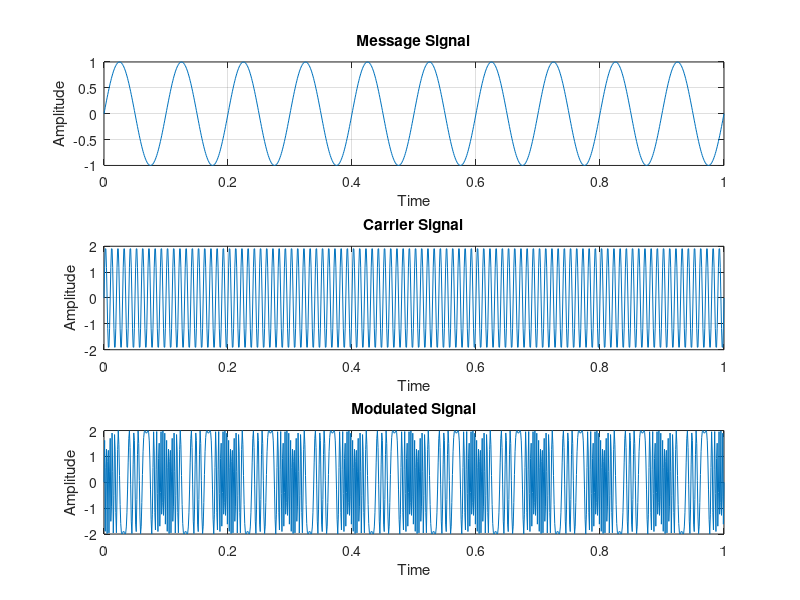
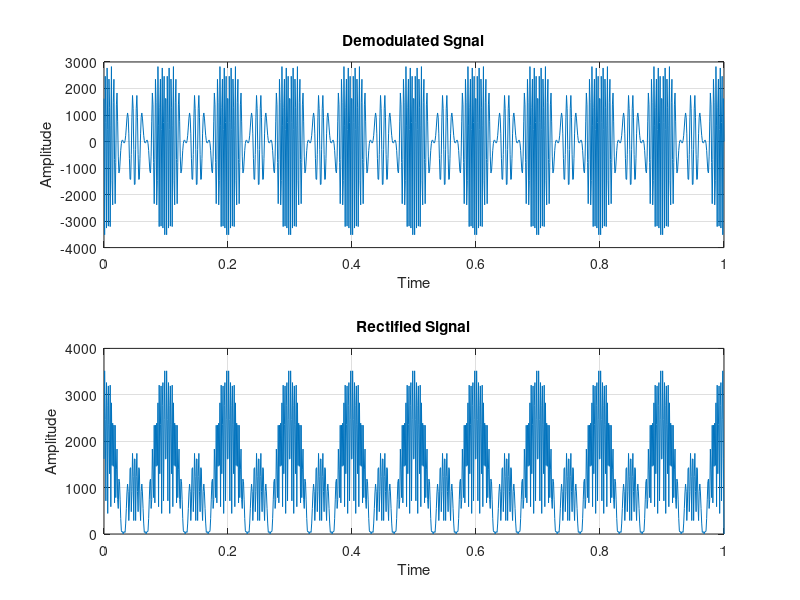
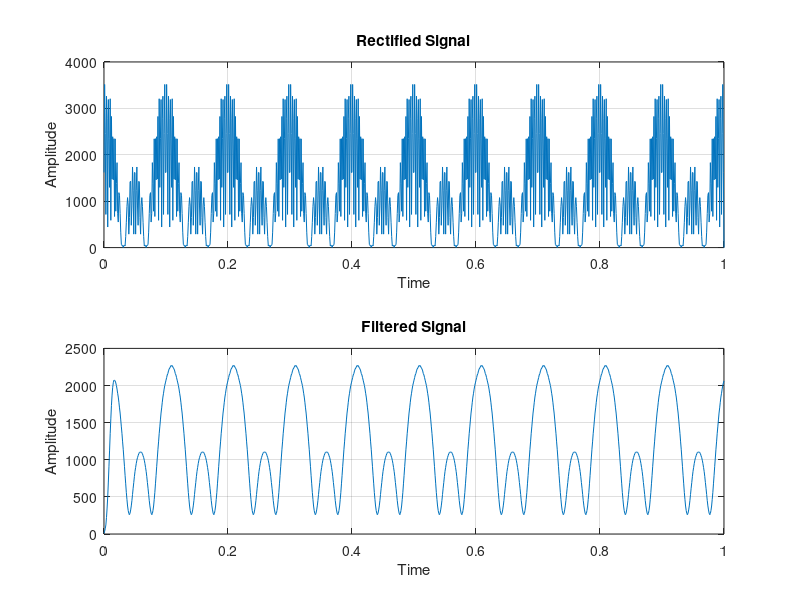

These figures' MATLAB source, in order:
close all;
clear all;
clc;

%FREQUENCY MODULATION
fs=1000;
t=0:1/fs:1;

fm=10;
Am=1;
message_signal=Am*sin(2*pi*fm.*t);

fc=100;
Ac=2;
carrier_signal=Ac*sin(2*pi*fc.*t);


kf=25;
modulated_signal=Ac*sin(2*pi*fc.*t + kf*message_signal);

figure;

subplot(3,1,1);
plot(t,message_signal);
title('Message Signal');
xlabel('Time');
ylabel('Amplitude');
grid on;

subplot(3,1,2);
plot(t,carrier_signal);
title('Carrier Signal');
xlabel('Time');
ylabel('Amplitude');
grid on;

subplot(3,1,3);
plot(t,modulated_signal);
title('Modulated Signal');
xlabel('Time');
ylabel('Amplitude');
grid on;

%DEMOULATION
demodulated_signal=[diff(modulated_signal) 0]*fs;

%RECTIFICATION
rectified_signal=abs(demodulated_signal);

figure;
subplot(2,1,1);
plot(t,demodulated_signal);
title('Demodulated Sgnal');
xlabel('Time');
ylabel('Amplitude');
grid on;

subplot(2,1,2);
plot(t,rectified_signal);
title('Rectified Signal');
xlabel('Time');
ylabel('Amplitude');
grid on;


%FIR LPF
cutoff_freq=20;
numtaps=20;
normalized_cutoff_freq=cutoff_freq/(fs/2);
fir_coeff=fir1(numtaps-1,normalized_cutoff_freq,'low');

filtered_signal=filter(fir_coeff,1,rectified_signal);

figure;
subplot(2,1,1);
plot(t,rectified_signal);
title('Rectified Signal');
xlabel('Time');
ylabel('Amplitude');
grid on;

subplot(2,1,2);
plot(t,filtered_signal);
title('Filtered Signal');
xlabel('Time');
ylabel('Amplitude');
grid on;
